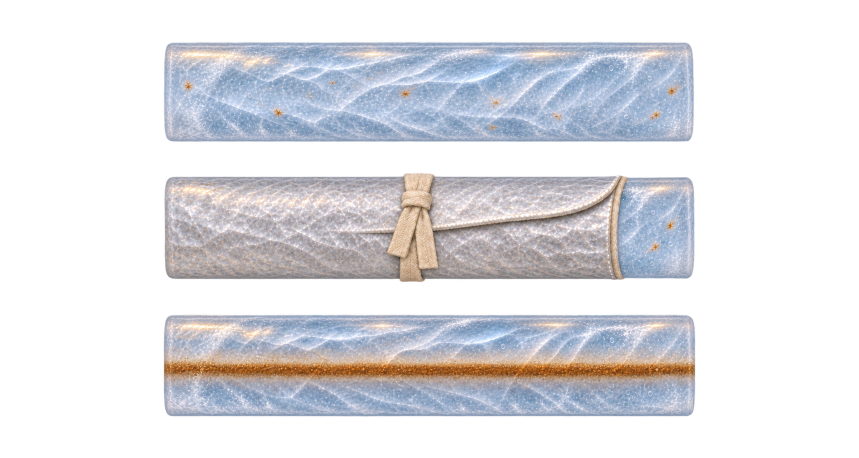
#> input picture projects/mars-study/production/live-feedback/compact-sample-rack/side-on-cores.png, 1717 x 916 px (shown at 1/2 size)
$ python export.py
#> lines starting #> are read from the running program, lines starting #| are printed output that depends on the picture; after the words box and inside, x2 and y2 are one past the last pixel; in counts of white or black regions, pixels touching at a corner belong together; long printed decimals are rounded
"""Register the selected side-profile core family and compact four-place rack.

Pillow and NumPy required. Only crops, alpha cleanup, uniform scaling, masks and
compositing are mechanical; all changed visual content comes from imagegen.
"""
from pathlib import Path
import json
from collections import deque
import numpy as np
from PIL import Image, ImageDraw, ImageFilter, ImageChops

P = Path(__file__).resolve().parent
ROOT = P.parents[4]
OUT = ROOT / 'stories/mars/assets/live-feedback/compact-sample-rack'
RUN = ROOT / 'runs/mars-compact-sample-rack'
OUT.mkdir(parents=True, exist_ok=True)
RUN.mkdir(parents=True, exist_ok=True)

atlas = Image.open(P/'side-on-cores.png').convert('RGBA')
#> atlas is the input picture: PIL image 1717x916 RGBA; mean R, G, B, A 76.5, 77, 81.1, 102.7
rows = [('cut-source-core', (0,0,1717,310)),
        ('insulated-source-core', (0,310,1717,605)),
        ('remote-ice-core', (0,605,1717,916))]
parts = {}
records = []
for name, box in rows:
    im = atlas.crop(box)
    alpha = im.getchannel('A')
    # Remove detached transparency-edge specks. The central ice cylinder is the
    # sole intended connected component; two-pixel dilation retains its AA edge.
    a = np.asarray(alpha)
    eligible = a > 80
    seed = (im.height//2, im.width//2)
    seen = np.zeros_like(eligible)
    q = deque([seed]); seen[seed] = True
    while q:
        y,x = q.popleft()
        for yy,xx in ((y-1,x),(y+1,x),(y,x-1),(y,x+1)):
            if 0 <= yy < im.height and 0 <= xx < im.width and eligible[yy,xx] and not seen[yy,xx]:
                seen[yy,xx] = True; q.append((yy,xx))
    support = Image.fromarray((seen*255).astype('uint8')).filter(ImageFilter.MaxFilter(5))
    im.putalpha(ImageChops.darker(alpha,support))
    bounds = im.getbbox(); im = im.crop(bounds)
    parts[name] = im
    records.append({'name':name,'atlasRow':box,'rowLocalBounds':bounds})
#> this loop made 3 passes
#> bounds on passes 1 to 3: (326, 82, 1390, 285), (327, 34, 1391, 256), (326, 23, 1393, 230)
#> pass 1, `support = Image.fromarray((seen*255).astype('uint8')).filter(ImageFilt..`:
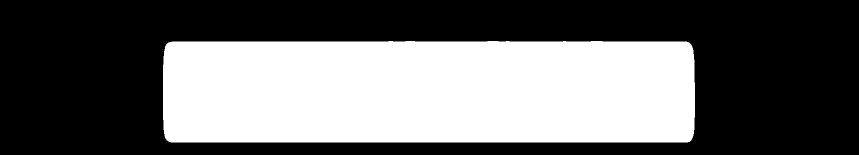
#> support: PIL image 1717x310 L (shown at 1/2 size); 40.3% white; 1 white region, box (x1, y1, x2, y2) and area: (326, 82, 1390, 285) 214362
#> after the loop:
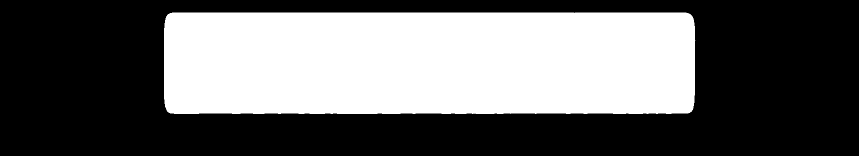
#> seen: shape (311, 1717) bool (shown at 1/2 size); 40.2% white; 1 white region, box (x1, y1, x2, y2) and area: (328, 25, 1391, 228) 214543
#> after the loop, parts = 3 items; records = 3 items

# All three profiles have the same generated width. A single scale preserves
# their physical diameter; adding insulation can only slightly widen the body.
scale = 368 / max(p.width for p in parts.values())
#> scale = 0.345
for row in records:
    name = row['name']; im = parts[name]
    resized = im.resize(tuple(round(v*scale) for v in im.size),Image.Resampling.LANCZOS)
    canvas = Image.new('RGBA',(384,128))
    origin = ((384-resized.width)//2,(128-resized.height)//2)
    canvas.alpha_composite(resized,origin)
    canvas.save(OUT/(name+'.png'),optimize=True)
    row.update({'uniformScale':scale,'runtimeSize':[384,128],
                'displaySize':[96,32],'placedAt':origin,
                'orientation':'orthographic longitudinal profile; horizontal; no end face'})
#> this loop made 3 passes
#> (name, origin) on passes 1 to 3: ('cut-source-core', (8, 29)), ('insulated-source-core', (8, 25)), ('remote-ice-core', (8, 28))

old_master = P.parent/'core-readability/four-sample-rack.png'
original = Image.open(old_master).convert('RGBA').resize((780,1688),Image.Resampling.LANCZOS)
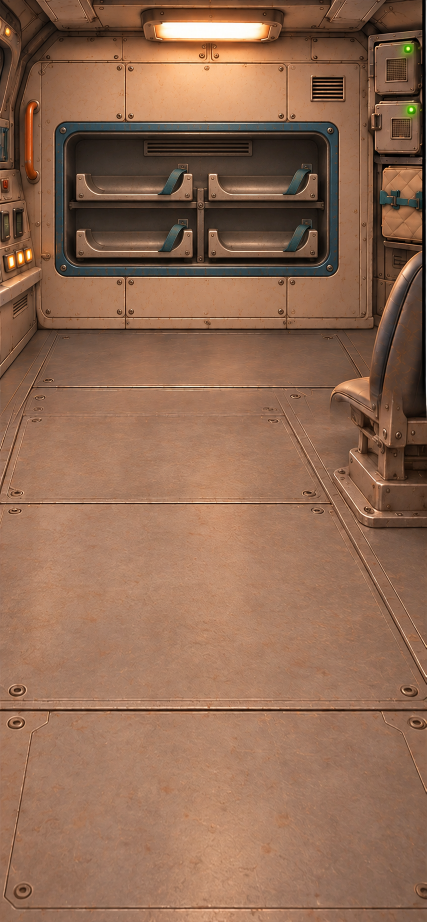
#> input picture projects/mars-study/production/live-feedback/core-readability/four-sample-rack.png, 853 x 1844 px (shown at 1/2 size)
selected = Image.open(P/'cabin-compact-rack.png').convert('RGBA').resize(original.size,Image.Resampling.LANCZOS)
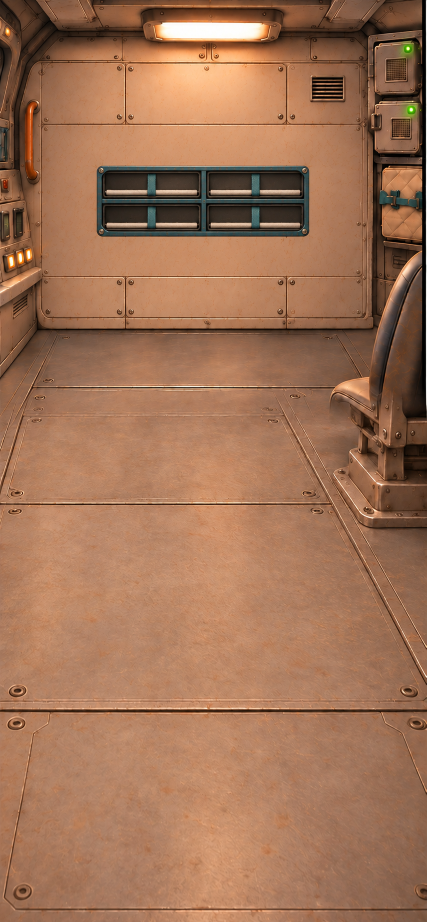
#> input picture projects/mars-study/production/live-feedback/compact-sample-rack/cabin-compact-rack.png, 853 x 1844 px (shown at 1/2 size)
# Limit the edit to the rear wall panel. Everything outside it, including cabin
# floor, chair, lights, right-side instruments and left piping, stays pixel exact.
mask = Image.new('L',original.size)
#> mask: PIL image 780x1688 L; every value is 0
ImageDraw.Draw(mask).rectangle((79,116,654,582),fill=255)
#> mask: PIL image 780x1688 L; 20.4% white; 1 white region, box (x1, y1, x2, y2) and area: (79, 116, 655, 583) 268992
mask = mask.filter(ImageFilter.GaussianBlur(4))
protect = Image.new('L',original.size)
ImageDraw.Draw(protect).rectangle((554,127,643,203),fill=255)
#> protect: PIL image 780x1688 L; 0.53% white; 1 white region, box (x1, y1, x2, y2) and area: (554, 127, 644, 204) 6930
protect = protect.filter(ImageFilter.GaussianBlur(3))
mask = ImageChops.subtract(mask,protect)
scene = Image.composite(selected,original,mask)
scene.convert('RGB').save(OUT/'the-things-we-take.webp',lossless=True,method=6)

# One scene rectangle supplies the entire compound's target, and every slot
# overlay uses this identical rectangle/canvas/centre. The base remains painted
# into the background; its PNG only defines one complete receiving area.
rack_bounds = (173,301,569,435)
rack_centre = ((rack_bounds[0]+rack_bounds[2])/2,(rack_bounds[1]+rack_bounds[3])/2)
runtime_size = ((rack_bounds[2]-rack_bounds[0])*2,(rack_bounds[3]-rack_bounds[1])*2)
Image.new('RGBA',runtime_size).save(OUT/'sample-rack-target.png',optimize=True)
slots = [
    {'name':'source','portable':'insulated-source-core','left':194,'bottom':348,
     'strapBounds':(270,319,285,359)},
    {'name':'remote','portable':'remote-ice-core','left':384,'bottom':348,
     'strapBounds':(461,319,477,359)},
]
layers = {}
for slot in slots:
    im = parts[slot['portable']]
    fitted = im.resize((168,round(im.height*168/im.width)),Image.Resampling.LANCZOS)
    origin = (slot['left'],slot['bottom']-fitted.height)
    layer = Image.new('RGBA',scene.size); layer.alpha_composite(fitted,origin)
    # Extract the pre-existing retaining strap in front of the inserted core.
    strap_mask=Image.new('L',scene.size)
    ImageDraw.Draw(strap_mask).rectangle(slot['strapBounds'],fill=255)
    pixels=np.asarray(scene).astype('int16')
    teal=Image.fromarray(((pixels[:,:,1]-pixels[:,:,0]>2)*255).astype('uint8'))
    strap_mask=ImageChops.darker(strap_mask,teal).filter(ImageFilter.GaussianBlur(.25))
    strap=scene.copy();strap.putalpha(strap_mask);layer.alpha_composite(strap)
    layer.crop(rack_bounds).resize(runtime_size,Image.Resampling.LANCZOS).save(OUT/('stowed-'+slot['name']+'-core.png'),optimize=True)
    layers[slot['name']]=layer
    slot.update({'coreSceneOrigin':origin,'coreSceneSize':list(fitted.size),
                 'runtimeFile':'stowed-'+slot['name']+'-core.png'})
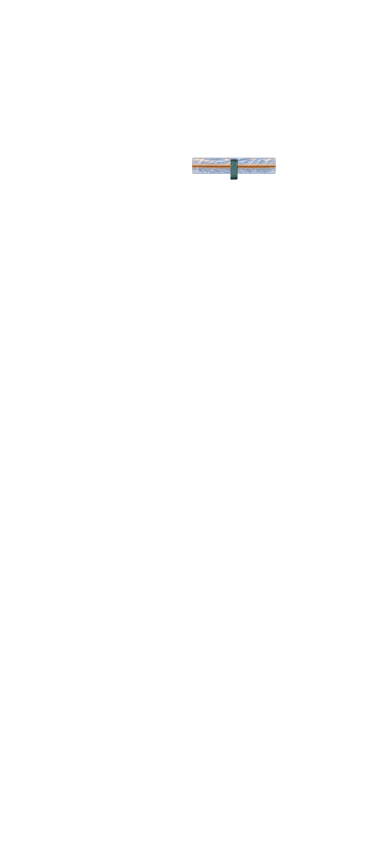
#> layer: PIL image 780x1688 RGBA (shown at 1/2 size); mean R, G, B, A 0.7, 0.7, 0.7, 1.1; transparent parts drawn white
#> after the loop, layers = 2 items

data={
    'selectedCoreMaster':'side-on-cores.png','selectedCabinMaster':'cabin-compact-rack.png',
    'preservedCabinSource':str(old_master.relative_to(ROOT)),
    'sceneSize':[780,1688],'rearWallMaskBounds':[79,116,654,582],
    'maskGaussianBlur':4,'protectedVentBounds':[554,127,643,203],
    'rackSceneBounds':rack_bounds,'rackSceneCentre':rack_centre,
    'rackPositionPercent':[rack_centre[0]/780*100,rack_centre[1]/1688*100],
    'rackRuntimeSize':runtime_size,'rackDisplaySize':[v/4 for v in runtime_size],
    'base':'sample-rack-target.png','sameCanvasForBaseAndEveryOverlay':True,
    'arrangement':'2x2 compact slots; upper left local, upper right remote; lower two remain empty',
    'portableFamily':records,'slotOverlays':slots,
}
(P/'geometry.json').write_text(json.dumps(data,indent=2)+'\n')

for names in [[],['source'],['remote'],['source','remote']]:
    proof=scene.copy()
    for name in names:proof.alpha_composite(layers[name])
    key='-'.join(names) or 'empty'
    proof.resize((390,844),Image.Resampling.LANCZOS).convert('RGB').save(RUN/(key+'-proof.png'))
    proof.crop((160,290,585,450)).resize((1275,480),Image.Resampling.LANCZOS).convert('RGB').save(RUN/(key+'-rack.png'))

lab=Image.open(ROOT/'stories/mars/assets/live-feedback/local-core-laboratory.webp').convert('RGBA').resize((390,844),Image.Resampling.LANCZOS)
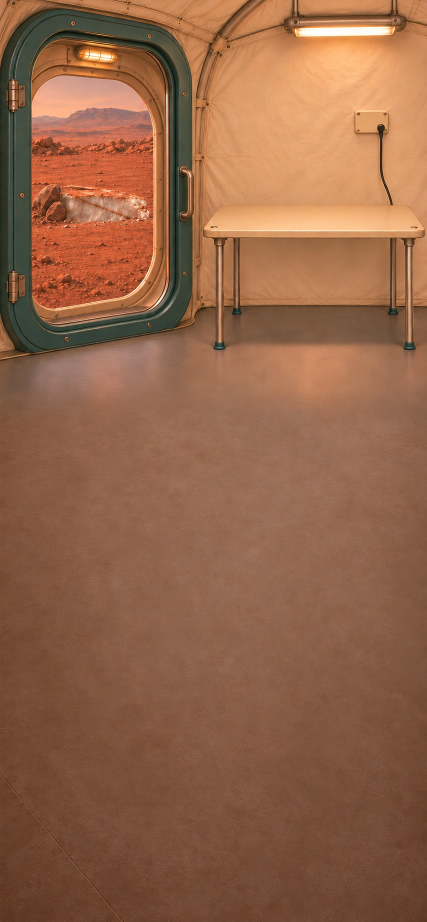
#> input picture projects/mars-study/production/live-feedback/sources/local-core-laboratory.png, 853 x 1844 px, given in place of local-core-laboratory.webp, which was not available (shown at 1/2 size)
for i,name in enumerate(parts):
    im=Image.open(OUT/(name+'.png')).resize((96,32),Image.Resampling.LANCZOS)
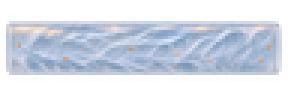
#> im: PIL image 96x32 RGBA (shown 3 times larger); mean R, G, B, A 103.6, 112.7, 126.2, 128; transparent parts drawn white
    lab.alpha_composite(im,(147,330+i*95))
lab.convert('RGB').save(RUN/'portable-family-proof.png')
print(json.dumps({'runtimeSize':runtime_size,'centrePercent':data['rackPositionPercent'],'exports':len(list(OUT.iterdir()))}))
#| {"runtimeSize": [792, 268], "centrePercent": [47.564, 21.801], "exports": 4}
